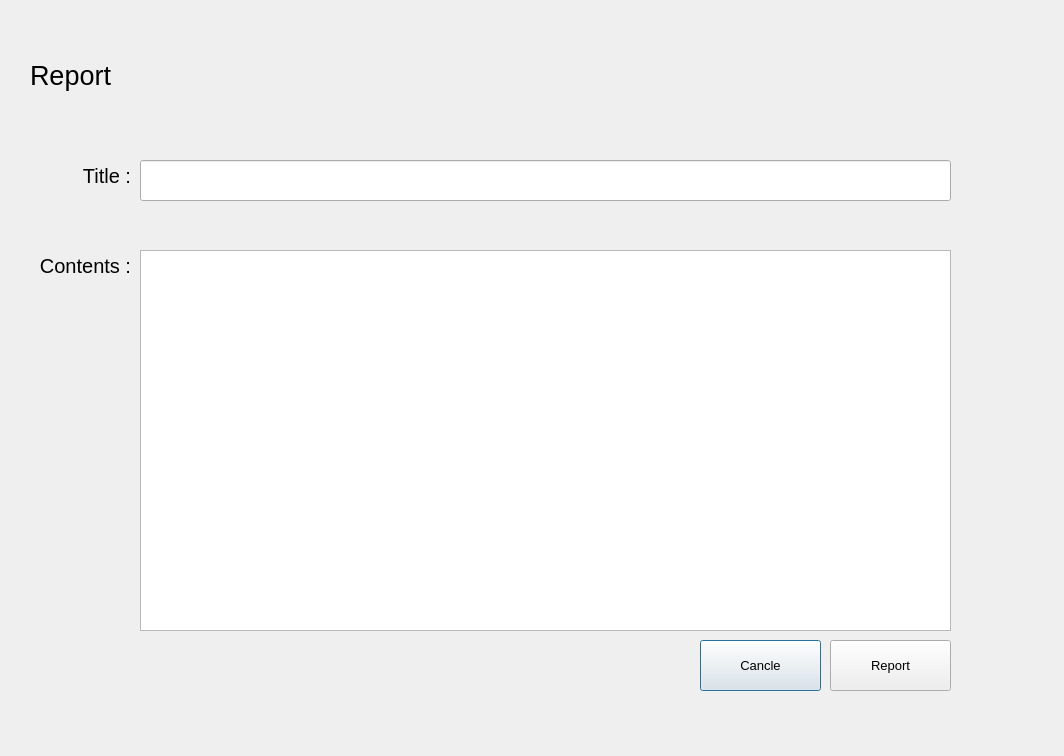
<?xml version="1.0" encoding="UTF-8"?>
<ui version="4.0">
 <class>ReportDialog</class>
 <widget class="QDialog" name="ReportDialog">
  <property name="geometry">
   <rect>
    <x>0</x>
    <y>0</y>
    <width>1064</width>
    <height>756</height>
   </rect>
  </property>
  <property name="windowTitle">
   <string>Report</string>
  </property>
  <widget class="QLineEdit" name="TitleLineEdit">
   <property name="geometry">
    <rect>
     <x>140</x>
     <y>160</y>
     <width>811</width>
     <height>41</height>
    </rect>
   </property>
  </widget>
  <widget class="QLabel" name="label">
   <property name="geometry">
    <rect>
     <x>40</x>
     <y>160</y>
     <width>91</width>
     <height>31</height>
    </rect>
   </property>
   <property name="font">
    <font>
     <family>Arial</family>
     <pointsize>15</pointsize>
    </font>
   </property>
   <property name="text">
    <string>Title :</string>
   </property>
   <property name="alignment">
    <set>Qt::AlignRight|Qt::AlignTrailing|Qt::AlignVCenter</set>
   </property>
  </widget>
  <widget class="QTextEdit" name="ContentsTextEdit">
   <property name="geometry">
    <rect>
     <x>140</x>
     <y>250</y>
     <width>811</width>
     <height>381</height>
    </rect>
   </property>
  </widget>
  <widget class="QPushButton" name="CancleButton">
   <property name="geometry">
    <rect>
     <x>700</x>
     <y>640</y>
     <width>121</width>
     <height>51</height>
    </rect>
   </property>
   <property name="font">
    <font>
     <family>Arial</family>
     <pointsize>10</pointsize>
    </font>
   </property>
   <property name="text">
    <string>Cancle</string>
   </property>
  </widget>
  <widget class="QLabel" name="label_2">
   <property name="geometry">
    <rect>
     <x>10</x>
     <y>250</y>
     <width>121</width>
     <height>31</height>
    </rect>
   </property>
   <property name="font">
    <font>
     <family>Arial</family>
     <pointsize>15</pointsize>
    </font>
   </property>
   <property name="text">
    <string>Contents :</string>
   </property>
   <property name="alignment">
    <set>Qt::AlignRight|Qt::AlignTrailing|Qt::AlignVCenter</set>
   </property>
  </widget>
  <widget class="QPushButton" name="ReportButton_2">
   <property name="geometry">
    <rect>
     <x>830</x>
     <y>640</y>
     <width>121</width>
     <height>51</height>
    </rect>
   </property>
   <property name="font">
    <font>
     <family>Arial</family>
     <pointsize>10</pointsize>
    </font>
   </property>
   <property name="text">
    <string>Report</string>
   </property>
  </widget>
  <widget class="QLabel" name="ReportLabel">
   <property name="geometry">
    <rect>
     <x>30</x>
     <y>50</y>
     <width>101</width>
     <height>51</height>
    </rect>
   </property>
   <property name="font">
    <font>
     <family>Arial</family>
     <pointsize>20</pointsize>
    </font>
   </property>
   <property name="text">
    <string>Report</string>
   </property>
  </widget>
 </widget>
 <resources/>
 <connections/>
</ui>
